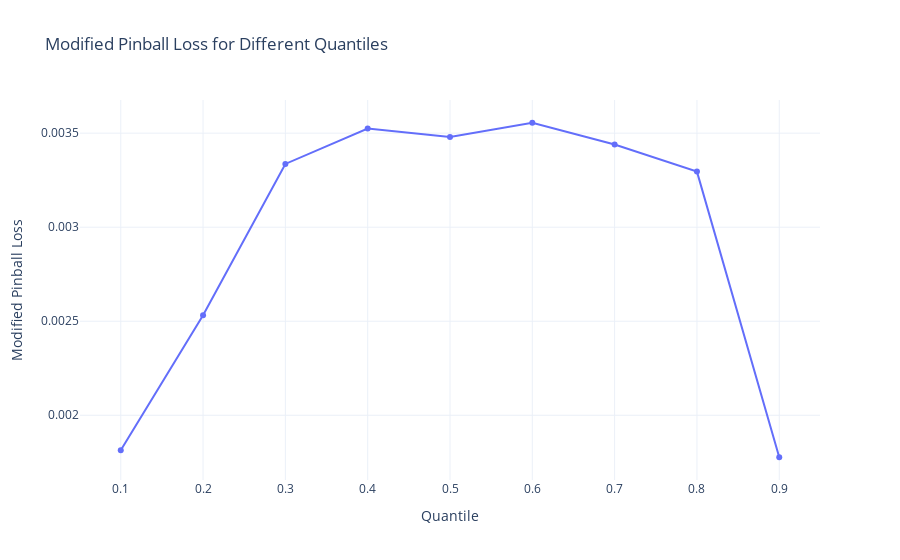

Write notebook code for a chart like this one.
### Code cell
import plotly.express as px
# Erstellen eines DataFrames für Plotly
df = pd.DataFrame({
    'Quantile': [i/10 for i in quantiles],
    'Loss': losses
})

# Plotten der Verluste mit Plotly
fig = px.line(df, x='Quantile', y='Loss', markers=True, title='Modified Pinball Loss for Different Quantiles')
fig.update_layout(
    xaxis_title='Quantile',
    yaxis_title='Modified Pinball Loss',
    template='plotly_white'
)
fig.show()

### Figure 1 — Plotly figure (JSON) as saved in the notebook; plotly's stock layout.template omitted (floating-point values rounded to 4 significant figures)
{"data": [{"hovertemplate": "Quantile=%{x}<br>Loss=%{y}<extra></extra>", "legendgroup": "", "line": {"color": "#636efa", "dash": "solid"}, "marker": {"symbol": "circle"}, "mode": "lines+markers", "name": "", "orientation": "v", "showlegend": false, "type": "scatter", "x": [0.1, 0.2, 0.3, 0.4, 0.5, 0.6, 0.7, 0.8, 0.9], "xaxis": "x", "y": [0.001814, 0.002531, 0.003336, 0.003525, 0.00348, 0.003555, 0.003439, 0.003295, 0.001777], "yaxis": "y"}], "layout": {"legend": {"tracegroupgap": 0}, "title": {"text": "Modified Pinball Loss for Different Quantiles"}, "xaxis": {"anchor": "y", "domain": [0, 1], "title": {"text": "Quantile"}}, "yaxis": {"anchor": "x", "domain": [0, 1], "title": {"text": "Modified Pinball Loss"}}}}
